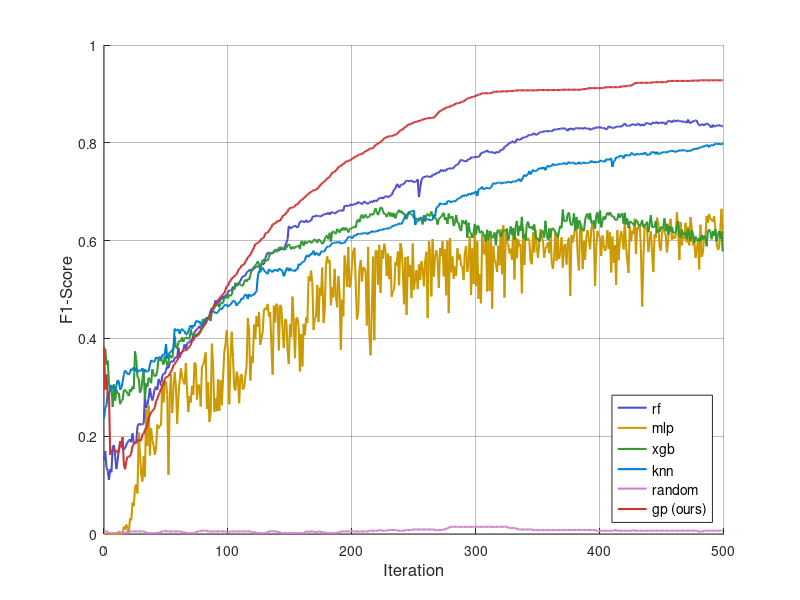

Write MATLAB code to recreate this figure.
%% 代理模型性能对比图
% 绘制不同机器学习方法的F1-Score曲线对比 (横坐标: 训练迭代次数)

clear; clc; close all;

%% 加载数据
% 加载其他ML方法的结果
load('surrogate_comparison.mat');

% 加载GP方法的结果 (需要单独运行build_surrogate.py生成)
if exist('gp_surrogate_result.mat', 'file')
    gp_data = load('gp_surrogate_result.mat');
    has_gp = true;
else
    has_gp = false;
    warning('gp_surrogate_result.mat not found. Run build_surrogate.py first.');
end

%% 颜色定义
colors = struct();
colors.knn = [0.0, 0.5, 0.8];       % 蓝色虚线
colors.mlp = [0.8, 0.6, 0.0];       % 橙色虚线 (Random Forest)
colors.random = [0.8, 0.5, 0.8];    % 粉色实线
colors.rf = [0.3, 0.3, 0.8];       % 深蓝色实线
colors.xgb = [0.2, 0.6, 0.2];       % 深绿色实线 
colors.gp = [0.8, 0.2, 0.2];       % 红色实线(本文方法)

%% 绘图
figure('Position', [100, 100, 600, 450]);
hold on;

% 虚线方法 (传统代理模型)
h1 = plot(iterations, rf_f1, '-', 'Color', colors.rf, 'LineWidth', 1.5);
h2 = plot(iterations, mlp_f1, '-', 'Color', colors.mlp, 'LineWidth', 1.5);

% 实线方法 (机器学习方法)
h3 = plot(iterations, xgb_f1, '-', 'Color', colors.xgb, 'LineWidth', 1.5);
h4 = plot(iterations, knn_f1, '-', 'Color', colors.knn, 'LineWidth', 1.5);
h5 = plot(iterations, random_f1, '-', 'Color', colors.random, 'LineWidth', 1.5);

% 本文GP方法 (粗实线突出显示)

h6 = plot(gp_data.iterations, gp_data.gp_f1, '-', 'Color', colors.gp, 'LineWidth', 1.5);
legend([h1, h2, h3, h4, h5, h6], ...
    {'rf', 'mlp', 'xgb', 'knn', 'random', 'gp (ours)'}, ...
    'Location', 'southeast', 'FontSize', 10);

%% 图例和标签
xlabel('Iteration', 'FontSize', 12);
ylabel('F1-Score', 'FontSize', 12);

% 设置坐标轴范围
xlim([0, max(iterations)+1]);
ylim([0, 1.0]);

% 网格
grid on;
set(gca, 'GridLineStyle', '-', 'GridAlpha', 0.3);
% 保存图片
% export_fig 代理模型精度对比.jpg -r 300
